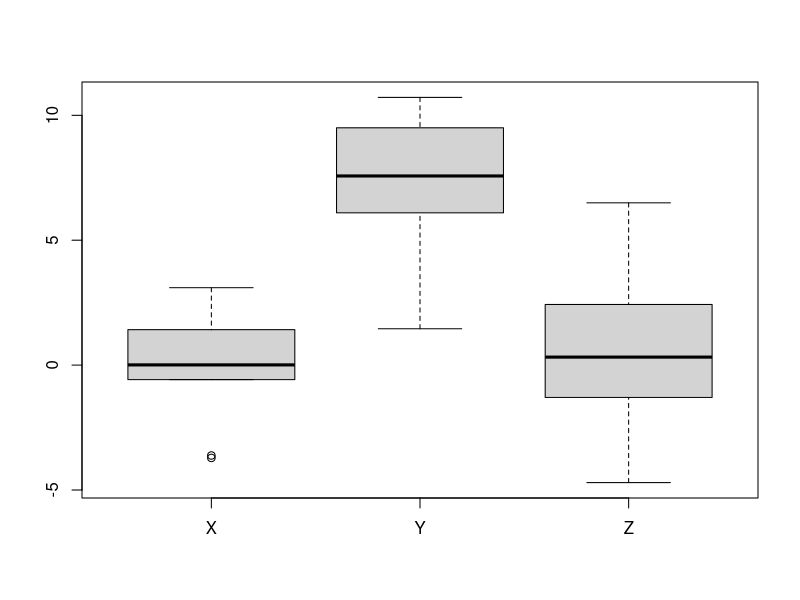
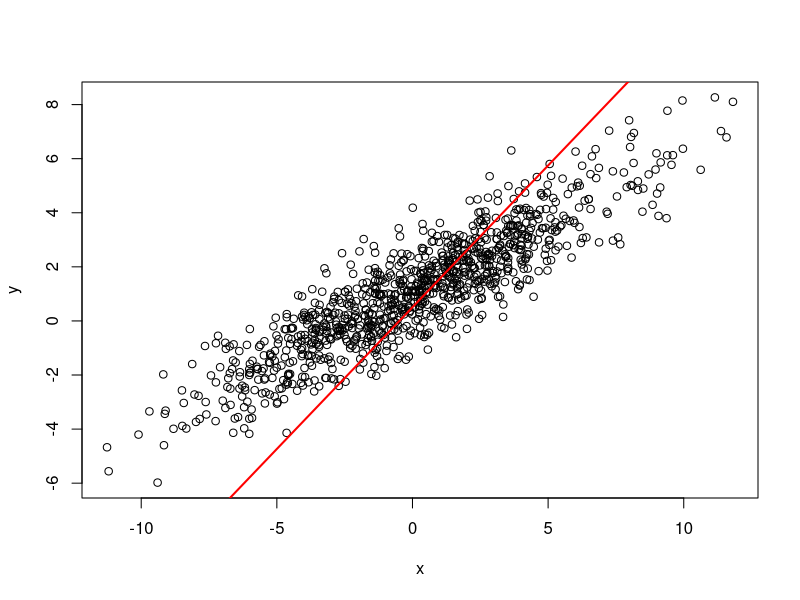

Write the R code that produced these figures, in order.
## ---- chunk 1
knitr::opts_chunk$set(echo = TRUE)
## ---- chunk 2
n_grupos = 3
m = c(10, 7, 21)#Pueden ser grupos de distinto tamano.
medias = c(0, 4, 2)#Podemos definir las medias.
var = c(10, 10.1, 9.9)#Pueden tener varianzas distintas, pero no por mucho.
## ---- chunk 3
grupos = list(X=rnorm(n = m[1], mean = medias[1], sd = sqrt(var[1])), 
              Y=rnorm(n = m[2], mean = medias[2], sd = sqrt(var[2])), 
              Z=rnorm(n = m[3], mean = medias[3], sd = sqrt(var[3])))

print(grupos)
## ---- chunk 4
boxplot(grupos)
## ---- chunk 5
media_grupal = lapply(grupos, FUN=mean)#Calculo la media interna de cada grupo.
print(media_grupal)

media_total = mean(unlist(grupos))#Calculo la media total sin distinguir grupos.
print(media_total)

var_entre_grupos = sum(m * (unlist(media_grupal) - media_total) ** 2)#Calculo la varianza de las medias de los grupos respecto a la total, pesando por el tamano de cada grupo.
print(var_entre_grupos)

entre_grupos = var_entre_grupos / (n_grupos - 1)#Divido eso por el numero de grupos menos uno.
print(entre_grupos)
## ---- chunk 6
dif_media = unlist(grupos) - c(rep(media_grupal[[1]], m[1]), rep(media_grupal[[2]], m[2]), rep(media_grupal[[3]], m[3]))#Calculo la diferencia de cada muestra a la media de su grupo.
print(dif_media)

var_interna_grupos = sum(dif_media ** 2)
print(var_interna_grupos)

intra_grupos = var_interna_grupos / (sum(m) - n_grupos)#Divido eso por el numero total de observaciones menos el numero de grupos.
print(intra_grupos)

F_stat = entre_grupos / intra_grupos#El numero F resume toda esta informacion.
print(F_stat)

pf(F_stat, n_grupos - 1, sum(m) - n_grupos)#Calculamos la probabilidad de que sean distintas las medias.
## ---- chunk 7
datos = data.frame(grupo=c(rep('X', length(grupos[[1]])), rep('Y', length(grupos[[2]])), rep('Z', length(grupos[[3]]))), muestra=c(grupos$X, grupos$Y, grupos$Z))
str(datos)

grupo_aov = aov(muestra ~ grupo, data=datos)

summary(grupo_aov)#Esto dara Pr(>F), la probabilidad de la hipotesis nula (o sea, de que NO sean distintas las medias).

## ---- chunk 8
a = 0.5#La pendiente.
b = 1.0#La ordenada al origen.
## ---- chunk 9
x = rnorm(1000, mean=0, sd=4)#Genero mil puntos en x.
y = a * x + b + rnorm(1000, mean=0, sd=1)#Calculo sus puntos correspondientes en y, con cierto ruido.

## ---- chunk 10
fit = lm(y ~ x)#Ajusto una regresion lineal.
summary.lm(fit)#Visualizo un resumen del ajuste.

summary.lm(fit)$r.squared #R2

print(fit$coefficients)#Los coeficientes obtenidos
## ---- chunk 11
plot(x, y)
abline(a = fit$coefficients[2], b = fit$coefficients[1], col='red', lwd=2)#Dibujo una linea roja que corresponde al ajuste.
